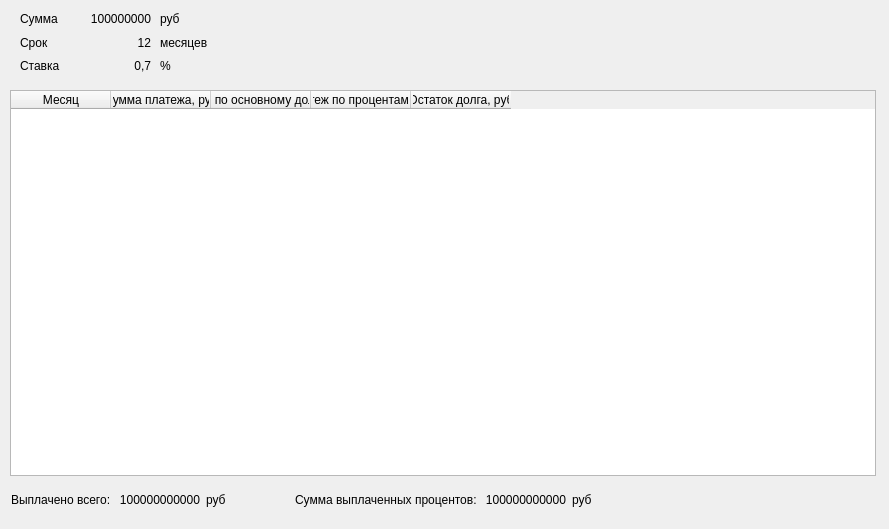
<?xml version="1.0" encoding="UTF-8"?>
<ui version="4.0">
 <class>Result_credit</class>
 <widget class="QWidget" name="Result_credit">
  <property name="geometry">
   <rect>
    <x>0</x>
    <y>0</y>
    <width>889</width>
    <height>529</height>
   </rect>
  </property>
  <property name="windowTitle">
   <string>РАСЧЕТ ЕЖЕМЕСЯЧНЫХ ПЛАТЕЖЕЙ</string>
  </property>
  <widget class="QTableWidget" name="tableWidget">
   <property name="geometry">
    <rect>
     <x>10</x>
     <y>90</y>
     <width>866</width>
     <height>386</height>
    </rect>
   </property>
   <column>
    <property name="text">
     <string>Месяц</string>
    </property>
   </column>
   <column>
    <property name="text">
     <string>Сумма платежа, руб</string>
    </property>
   </column>
   <column>
    <property name="text">
     <string>платеж по основному долгу, руб</string>
    </property>
   </column>
   <column>
    <property name="text">
     <string>Платеж по процентам, руб</string>
    </property>
   </column>
   <column>
    <property name="text">
     <string>Остаток долга, руб</string>
    </property>
   </column>
  </widget>
  <widget class="QWidget" name="layoutWidget">
   <property name="geometry">
    <rect>
     <x>70</x>
     <y>10</y>
     <width>81</width>
     <height>65</height>
    </rect>
   </property>
   <layout class="QVBoxLayout" name="verticalLayout_2">
    <item>
     <widget class="QLabel" name="label_sum">
      <property name="text">
       <string>100000000</string>
      </property>
      <property name="alignment">
       <set>Qt::AlignRight|Qt::AlignTrailing|Qt::AlignVCenter</set>
      </property>
     </widget>
    </item>
    <item>
     <widget class="QLabel" name="label_month">
      <property name="text">
       <string>12</string>
      </property>
      <property name="alignment">
       <set>Qt::AlignRight|Qt::AlignTrailing|Qt::AlignVCenter</set>
      </property>
     </widget>
    </item>
    <item>
     <widget class="QLabel" name="label_percent">
      <property name="text">
       <string>0,7</string>
      </property>
      <property name="alignment">
       <set>Qt::AlignRight|Qt::AlignTrailing|Qt::AlignVCenter</set>
      </property>
     </widget>
    </item>
   </layout>
  </widget>
  <widget class="QWidget" name="layoutWidget_2">
   <property name="geometry">
    <rect>
     <x>160</x>
     <y>10</y>
     <width>110</width>
     <height>65</height>
    </rect>
   </property>
   <layout class="QVBoxLayout" name="verticalLayout_3">
    <item>
     <widget class="QLabel" name="label_8">
      <property name="text">
       <string>руб</string>
      </property>
     </widget>
    </item>
    <item>
     <widget class="QLabel" name="label_11">
      <property name="text">
       <string>месяцев</string>
      </property>
     </widget>
    </item>
    <item>
     <widget class="QLabel" name="label_12">
      <property name="text">
       <string>%</string>
      </property>
     </widget>
    </item>
   </layout>
  </widget>
  <widget class="QWidget" name="layoutWidget">
   <property name="geometry">
    <rect>
     <x>20</x>
     <y>10</y>
     <width>51</width>
     <height>65</height>
    </rect>
   </property>
   <layout class="QVBoxLayout" name="verticalLayout">
    <item>
     <widget class="QLabel" name="label_5">
      <property name="text">
       <string>Сумма</string>
      </property>
     </widget>
    </item>
    <item>
     <widget class="QLabel" name="label_6">
      <property name="text">
       <string>Срок</string>
      </property>
     </widget>
    </item>
    <item>
     <widget class="QLabel" name="label_7">
      <property name="text">
       <string>Ставка</string>
      </property>
     </widget>
    </item>
   </layout>
  </widget>
  <widget class="QWidget" name="layoutWidget">
   <property name="geometry">
    <rect>
     <x>11</x>
     <y>490</y>
     <width>644</width>
     <height>19</height>
    </rect>
   </property>
   <layout class="QHBoxLayout" name="horizontalLayout">
    <item>
     <widget class="QLabel" name="label_3">
      <property name="text">
       <string>Выплачено всего:</string>
      </property>
      <property name="scaledContents">
       <bool>false</bool>
      </property>
     </widget>
    </item>
    <item>
     <widget class="QLabel" name="label">
      <property name="text">
       <string>100000000000</string>
      </property>
      <property name="alignment">
       <set>Qt::AlignRight|Qt::AlignTrailing|Qt::AlignVCenter</set>
      </property>
     </widget>
    </item>
    <item>
     <widget class="QLabel" name="label_13">
      <property name="text">
       <string>руб</string>
      </property>
      <property name="scaledContents">
       <bool>false</bool>
      </property>
     </widget>
    </item>
    <item>
     <widget class="QLabel" name="label_4">
      <property name="text">
       <string>Сумма выплаченных процентов:</string>
      </property>
     </widget>
    </item>
    <item>
     <widget class="QLabel" name="label_2">
      <property name="text">
       <string>100000000000</string>
      </property>
      <property name="alignment">
       <set>Qt::AlignRight|Qt::AlignTrailing|Qt::AlignVCenter</set>
      </property>
     </widget>
    </item>
    <item>
     <widget class="QLabel" name="label_14">
      <property name="text">
       <string>руб</string>
      </property>
      <property name="scaledContents">
       <bool>false</bool>
      </property>
     </widget>
    </item>
   </layout>
  </widget>
 </widget>
 <resources/>
 <connections/>
</ui>
